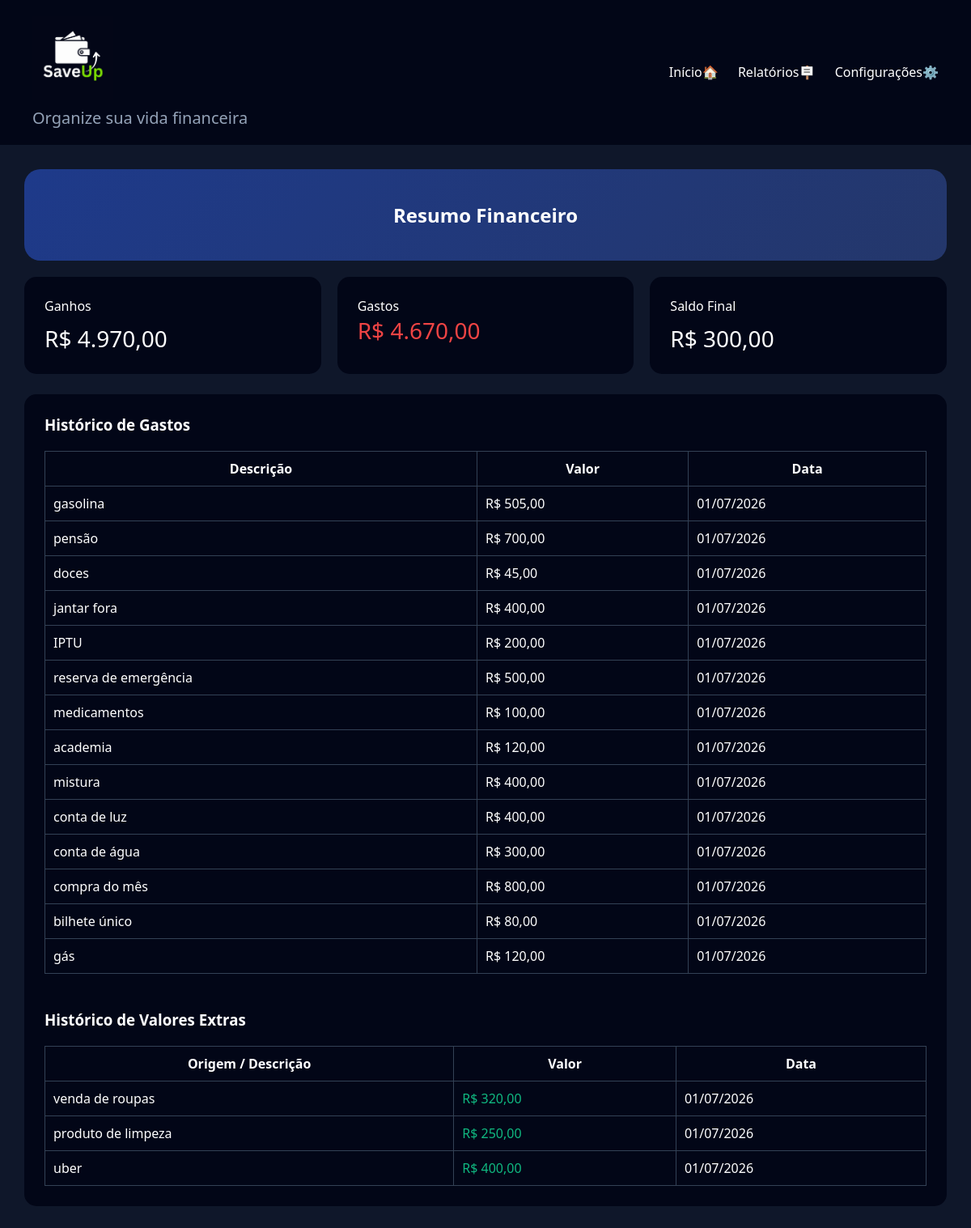
The app's page /relatorio.php (signed in) with its own data.
### tables this page shows
CREATE TABLE `gastos` (
  `id` int(11) NOT NULL,
  `usuario_id` int(11) NOT NULL,
  `descricao` varchar(200) DEFAULT NULL,
  `valor` decimal(10,2) DEFAULT NULL,
  `data_gasto` timestamp NOT NULL DEFAULT CURRENT_TIMESTAMP
);

CREATE TABLE `configuracoes` (
  `id` int(11) NOT NULL,
  `usuario_id` int(11) NOT NULL,
  `nome_usuario` varchar(100) DEFAULT NULL,
  `moeda` varchar(10) DEFAULT 'BRL',
  `notificacoes` tinyint(1) DEFAULT '1',
  `limite_gastos` decimal(10,2) DEFAULT '0.00'
);

CREATE TABLE `valores_extras` (
  `id` int(11) NOT NULL,
  `usuario_id` int(11) NOT NULL,
  `descricao` varchar(100) DEFAULT NULL,
  `valor` decimal(10,2) DEFAULT NULL,
  `data_cadastro` timestamp NOT NULL DEFAULT CURRENT_TIMESTAMP
);

### conexao.php (called while the page is built, shortened)
<?php
function converterMoedaExibicao($valorBrl, $moedaDestino) {
    if ($moedaDestino === 'BRL') return $valorBrl;
    $taxa = obterTaxaAtual($moedaDestino);
    return $valorBrl / $taxa;
}
?>

### relatorio.php (the view, shortened to what this page needs)
<?php
include("conexao.php");
$id = $_SESSION["usuario_id"];
$ganhos = 0;
$gastos = 0;
$sqlGanhos = $conn->query("
SELECT
(
    IFNULL((SELECT SUM(valor) FROM salarios WHERE usuario_id=$id),0)
    +
    IFNULL((SELECT SUM(valor) FROM valores_extras WHERE usuario_id=$id),0)
) AS total
");
if($linha = $sqlGanhos->fetch_assoc()){
    $ganhos = $linha["total"];
}
$sqlGastos = $conn->query("
SELECT IFNULL(SUM(valor),0) AS total
FROM gastos
WHERE usuario_id=$id
");
if($linha = $sqlGastos->fetch_assoc()){
    $gastos = $linha["total"];
}
$saldoFinal = $ganhos - $gastos;
$listaGastos = $conn->query("
SELECT descricao, valor, data_gasto
FROM gastos
WHERE usuario_id=$id
ORDER BY id DESC
");
$listaExtras = $conn->query("
SELECT descricao, valor, data_cadastro
FROM valores_extras
WHERE usuario_id=$id
ORDER BY id DESC
");
$sinalMoeda = "R$";
$moedaUsuario = "BRL";
$buscarMoeda = $conn->query("SELECT moeda FROM configuracoes WHERE usuario_id=$id");
if($buscarMoeda && $buscarMoeda->num_rows > 0){
    $regMoeda = $buscarMoeda->fetch_assoc();
    $moedaUsuario = $regMoeda["moeda"] ?? 'BRL';
}
$ganhosConvertidos = converterMoedaExibicao($ganhos, $moedaUsuario);
$gastosConvertidos = converterMoedaExibicao($gastos, $moedaUsuario);
$saldoFinalConvertido = converterMoedaExibicao($saldoFinal, $moedaUsuario);
?>
<!DOCTYPE html>
<html lang="pt-br">
<head>
<link rel="stylesheet" href="estilizacao.css">
</head>
<body>
<header class="navbar">
    <div class="logo-container">
        <h1 class="logo-text"><img src="loguinho.jpeg" alt="SaveUp Logo" class="logo-split"width="100"></h1>
        <p style="font-size: 20px;" class="tagline">Organize sua vida financeira</p>
    </div>
<nav class="menu-links">
<a href="inicio.php">Início🏠</a>
<a href="relatorio.php">Relatórios🪧</a>
<a href="config.php">Configurações⚙️</a>
</nav>
</header>
<main class="dashboard-grid">
<div class="card-hero">
<h2>Resumo Financeiro</h2>
</div>
<div class="cards-row">
<div class="card-item">
<span class="label">Ganhos</span>
<p class="value-medium"><?= $sinalMoeda ?> <?= number_format($ganhosConvertidos,2,",",".") ?></p>
</div>
<div class="card-item">
<span class="label">Gastos</span>
<p class="value-negative"><?= $sinalMoeda ?> <?= number_format($gastosConvertidos,2,",",".") ?></p>
</div>
<div class="card-item">
<span class="label">Saldo Final</span>
<p class="value-medium"><?= $sinalMoeda ?> <?= number_format($saldoFinalConvertido,2,",",".") ?></p>
</div>
</div>
<div class="details-column">
<h3>Histórico de Gastos</h3>
<table width="100%">
<tr><th>Descrição</th><th>Valor</th><th>Data</th></tr>
<?php while($gasto = $listaGastos->fetch_assoc()){
    $gastoConvertido = converterMoedaExibicao($gasto["valor"], $moedaUsuario);
?>
<tr>
<td><?= htmlspecialchars($gasto["descricao"]) ?></td>
<td><?= $sinalMoeda ?> <?= number_format($gastoConvertido,2,",",".") ?></td>
<td><?= date("d/m/Y", strtotime($gasto["data_gasto"])) ?></td>
</tr>
<?php } ?>
</table>
<br><br>
<h3>Histórico de Valores Extras</h3>
<table width="100%">
<tr><th>Origem / Descrição</th><th>Valor</th><th>Data</th></tr>
<?php while($extra = $listaExtras->fetch_assoc()){
    $extraConvertido = converterMoedaExibicao($extra["valor"], $moedaUsuario);
?>
<tr>
<td><?= htmlspecialchars($extra["descricao"] ?? 'Sem descrição') ?></td>
<td style="color: #10b981;"><?= $sinalMoeda ?> <?= number_format($extraConvertido,2,",",".") ?></td>
<td><?= date("d/m/Y", strtotime($extra["data_cadastro"])) ?></td>
</tr>
<?php } ?>
</table>
</div>
</main>
</body>
</html>

### estilizacao.css (style rules this page uses)
* { margin:0; padding:0; box-sizing:border-box; font-family:'Segoe UI',sans-serif; }
body { background:#0f172a; color:white; min-height:100vh; }
.navbar { display:flex; justify-content:space-between; align-items:center; padding:20px 40px; background:#020617; }
.menu-links a { color:white; text-decoration:none; margin-left:20px; }
.dashboard-grid { padding:30px; max-width:1200px; margin:auto; }
.card-hero { background:linear-gradient( 135deg, #1e3a8a, #24376B ); padding:40px; border-radius:20px; text-align:center; }
.cards-row { display:flex; gap:20px; margin-top:20px; flex-wrap:wrap; }
.card-item { flex:1; min-width:250px; background:#020617; padding:25px; border-radius:15px; }
.value-medium { font-size:28px; margin-top:10px; }
.value-negative { font-size:28px; color:#ef4444; }
.details-column { background:#020617; padding:25px; margin-top:25px; border-radius:15px; }
table { margin-top:20px; border-collapse:collapse; width:100%; }
table th, table td { padding:10px; border:1px solid #334155; }
.logo-text { color:#3b82f6; }
.tagline { color:#94a3b8; font-size:12px; }

### records on screen
gastos: descricao "gasolina", valor.moeda "505,00", data_gasto "01/07/2026"
gastos: descricao "pensão", valor.moeda "700,00", data_gasto "01/07/2026"
gastos: descricao "doces", valor.moeda "45,00", data_gasto "01/07/2026"
gastos: descricao "jantar fora", valor.moeda "400,00", data_gasto "01/07/2026"
gastos: descricao "IPTU", valor.moeda "200,00", data_gasto "01/07/2026"
gastos: descricao "reserva de emergência", valor.moeda "500,00", data_gasto "01/07/2026"
gastos: descricao "medicamentos", valor.moeda "100,00", data_gasto "01/07/2026"
gastos: descricao "academia", valor.moeda "120,00", data_gasto "01/07/2026"
gastos: descricao "mistura", valor.moeda "400,00", data_gasto "01/07/2026"
gastos: descricao "conta de luz", valor.moeda "400,00", data_gasto "01/07/2026"
gastos: descricao "conta de água", valor.moeda "300,00", data_gasto "01/07/2026"
gastos: descricao "compra do mês", valor.moeda "800,00", data_gasto "01/07/2026"
gastos: descricao "bilhete único", valor.moeda "80,00", data_gasto "01/07/2026"
gastos: descricao "gás", valor.moeda "120,00", data_gasto "01/07/2026"
valores_extras: descricao "venda de roupas", valor.moeda "320,00", data_cadastro "01/07/2026"
valores_extras: descricao "produto de limpeza", valor.moeda "250,00", data_cadastro "01/07/2026"
valores_extras: descricao "uber", valor.moeda "400,00", data_cadastro "01/07/2026"

### other values on screen
$sinalMoeda "R$"
$ganhosConvertidos "4.970,00"
$gastosConvertidos "4.670,00"
$saldoFinalConvertido "300,00"
